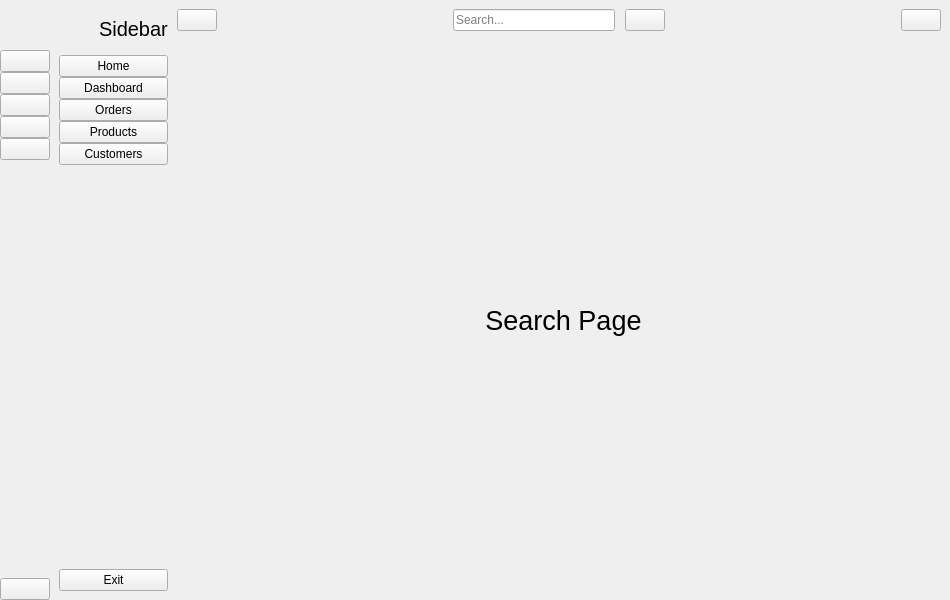
<?xml version="1.0" encoding="UTF-8"?>
<ui version="4.0">
 <class>MainWindow</class>
 <widget class="QMainWindow" name="MainWindow">
  <property name="geometry">
   <rect>
    <x>0</x>
    <y>0</y>
    <width>950</width>
    <height>600</height>
   </rect>
  </property>
  <property name="windowTitle">
   <string>MainWindow</string>
  </property>
  <widget class="QWidget" name="centralwidget">
   <layout class="QGridLayout" name="gridLayout">
    <property name="leftMargin">
     <number>0</number>
    </property>
    <property name="topMargin">
     <number>0</number>
    </property>
    <property name="rightMargin">
     <number>0</number>
    </property>
    <property name="bottomMargin">
     <number>0</number>
    </property>
    <property name="spacing">
     <number>0</number>
    </property>
    <item row="0" column="0">
     <widget class="QWidget" name="icon_only_widget" native="true">
      <layout class="QVBoxLayout" name="verticalLayout_3">
       <property name="spacing">
        <number>0</number>
       </property>
       <property name="leftMargin">
        <number>0</number>
       </property>
       <property name="topMargin">
        <number>0</number>
       </property>
       <property name="rightMargin">
        <number>0</number>
       </property>
       <property name="bottomMargin">
        <number>0</number>
       </property>
       <item>
        <layout class="QHBoxLayout" name="horizontalLayout_3">
         <item>
          <widget class="QLabel" name="logo_label_1">
           <property name="minimumSize">
            <size>
             <width>50</width>
             <height>50</height>
            </size>
           </property>
           <property name="maximumSize">
            <size>
             <width>50</width>
             <height>50</height>
            </size>
           </property>
           <property name="text">
            <string/>
           </property>
           <property name="pixmap">
            <pixmap resource="resource.qrc">:/icon/icon/Logo.png</pixmap>
           </property>
           <property name="scaledContents">
            <bool>true</bool>
           </property>
          </widget>
         </item>
        </layout>
       </item>
       <item>
        <layout class="QVBoxLayout" name="verticalLayout">
         <property name="spacing">
          <number>0</number>
         </property>
         <item>
          <widget class="QPushButton" name="home_btn_1">
           <property name="text">
            <string/>
           </property>
           <property name="icon">
            <iconset resource="resource.qrc">
             <normaloff>:/icon/icon/home-4-32.ico</normaloff>
             <normalon>:/icon/icon/home-4-48.ico</normalon>:/icon/icon/home-4-32.ico</iconset>
           </property>
           <property name="iconSize">
            <size>
             <width>20</width>
             <height>20</height>
            </size>
           </property>
           <property name="checkable">
            <bool>true</bool>
           </property>
           <property name="autoExclusive">
            <bool>true</bool>
           </property>
          </widget>
         </item>
         <item>
          <widget class="QPushButton" name="dashborad_btn_1">
           <property name="text">
            <string/>
           </property>
           <property name="icon">
            <iconset resource="resource.qrc">
             <normaloff>:/icon/icon/dashboard-5-32.ico</normaloff>
             <normalon>:/icon/icon/dashboard-5-48.ico</normalon>:/icon/icon/dashboard-5-32.ico</iconset>
           </property>
           <property name="iconSize">
            <size>
             <width>20</width>
             <height>20</height>
            </size>
           </property>
           <property name="checkable">
            <bool>true</bool>
           </property>
           <property name="autoExclusive">
            <bool>true</bool>
           </property>
          </widget>
         </item>
         <item>
          <widget class="QPushButton" name="orders_btn_1">
           <property name="text">
            <string/>
           </property>
           <property name="icon">
            <iconset resource="resource.qrc">
             <normaloff>:/icon/icon/activity-feed-32.ico</normaloff>
             <normalon>:/icon/icon/activity-feed-48.ico</normalon>:/icon/icon/activity-feed-32.ico</iconset>
           </property>
           <property name="iconSize">
            <size>
             <width>20</width>
             <height>20</height>
            </size>
           </property>
           <property name="checkable">
            <bool>true</bool>
           </property>
           <property name="autoExclusive">
            <bool>true</bool>
           </property>
          </widget>
         </item>
         <item>
          <widget class="QPushButton" name="products_btn_1">
           <property name="text">
            <string/>
           </property>
           <property name="icon">
            <iconset resource="resource.qrc">
             <normaloff>:/icon/icon/product-32.ico</normaloff>
             <normalon>:/icon/icon/product-48.ico</normalon>:/icon/icon/product-32.ico</iconset>
           </property>
           <property name="iconSize">
            <size>
             <width>20</width>
             <height>20</height>
            </size>
           </property>
           <property name="checkable">
            <bool>true</bool>
           </property>
           <property name="autoExclusive">
            <bool>true</bool>
           </property>
          </widget>
         </item>
         <item>
          <widget class="QPushButton" name="customers_btn_1">
           <property name="text">
            <string/>
           </property>
           <property name="icon">
            <iconset resource="resource.qrc">
             <normaloff>:/icon/icon/group-32.ico</normaloff>
             <normalon>:/icon/icon/group-48.ico</normalon>:/icon/icon/group-32.ico</iconset>
           </property>
           <property name="iconSize">
            <size>
             <width>20</width>
             <height>20</height>
            </size>
           </property>
           <property name="checkable">
            <bool>true</bool>
           </property>
           <property name="autoExclusive">
            <bool>true</bool>
           </property>
          </widget>
         </item>
        </layout>
       </item>
       <item>
        <spacer name="verticalSpacer">
         <property name="orientation">
          <enum>Qt::Orientation::Vertical</enum>
         </property>
         <property name="sizeHint" stdset="0">
          <size>
           <width>20</width>
           <height>375</height>
          </size>
         </property>
        </spacer>
       </item>
       <item>
        <widget class="QPushButton" name="exit_btn_1">
         <property name="text">
          <string/>
         </property>
         <property name="icon">
          <iconset resource="resource.qrc">
           <normaloff>:/icon/icon/close-window-64.ico</normaloff>:/icon/icon/close-window-64.ico</iconset>
         </property>
         <property name="iconSize">
          <size>
           <width>20</width>
           <height>20</height>
          </size>
         </property>
        </widget>
       </item>
      </layout>
     </widget>
    </item>
    <item row="0" column="1">
     <widget class="QWidget" name="full_menu_widget" native="true">
      <layout class="QVBoxLayout" name="verticalLayout_4">
       <item>
        <layout class="QHBoxLayout" name="horizontalLayout_2">
         <property name="spacing">
          <number>0</number>
         </property>
         <item>
          <widget class="QLabel" name="logo_label_2">
           <property name="minimumSize">
            <size>
             <width>40</width>
             <height>40</height>
            </size>
           </property>
           <property name="maximumSize">
            <size>
             <width>40</width>
             <height>40</height>
            </size>
           </property>
           <property name="text">
            <string/>
           </property>
           <property name="pixmap">
            <pixmap resource="resource.qrc">:/icon/icon/Logo.png</pixmap>
           </property>
           <property name="scaledContents">
            <bool>true</bool>
           </property>
          </widget>
         </item>
         <item>
          <widget class="QLabel" name="logo_label_3">
           <property name="font">
            <font>
             <pointsize>15</pointsize>
            </font>
           </property>
           <property name="text">
            <string>Sidebar</string>
           </property>
          </widget>
         </item>
        </layout>
       </item>
       <item>
        <layout class="QVBoxLayout" name="verticalLayout_2">
         <property name="spacing">
          <number>0</number>
         </property>
         <item>
          <widget class="QPushButton" name="home_btn_2">
           <property name="text">
            <string>Home</string>
           </property>
           <property name="icon">
            <iconset resource="resource.qrc">
             <normaloff>:/icon/icon/home-4-32.ico</normaloff>
             <normalon>:/icon/icon/home-4-48.ico</normalon>:/icon/icon/home-4-32.ico</iconset>
           </property>
           <property name="iconSize">
            <size>
             <width>14</width>
             <height>14</height>
            </size>
           </property>
           <property name="checkable">
            <bool>true</bool>
           </property>
           <property name="autoExclusive">
            <bool>true</bool>
           </property>
          </widget>
         </item>
         <item>
          <widget class="QPushButton" name="dashborad_btn_2">
           <property name="text">
            <string>Dashboard</string>
           </property>
           <property name="icon">
            <iconset resource="resource.qrc">
             <normaloff>:/icon/icon/dashboard-5-32.ico</normaloff>
             <normalon>:/icon/icon/dashboard-5-48.ico</normalon>:/icon/icon/dashboard-5-32.ico</iconset>
           </property>
           <property name="iconSize">
            <size>
             <width>14</width>
             <height>14</height>
            </size>
           </property>
           <property name="checkable">
            <bool>true</bool>
           </property>
           <property name="autoExclusive">
            <bool>true</bool>
           </property>
          </widget>
         </item>
         <item>
          <widget class="QPushButton" name="orders_btn_2">
           <property name="text">
            <string>Orders</string>
           </property>
           <property name="icon">
            <iconset resource="resource.qrc">
             <normaloff>:/icon/icon/activity-feed-32.ico</normaloff>
             <normalon>:/icon/icon/activity-feed-48.ico</normalon>:/icon/icon/activity-feed-32.ico</iconset>
           </property>
           <property name="iconSize">
            <size>
             <width>14</width>
             <height>14</height>
            </size>
           </property>
           <property name="checkable">
            <bool>true</bool>
           </property>
           <property name="autoExclusive">
            <bool>true</bool>
           </property>
          </widget>
         </item>
         <item>
          <widget class="QPushButton" name="products_btn_2">
           <property name="text">
            <string>Products</string>
           </property>
           <property name="icon">
            <iconset resource="resource.qrc">
             <normaloff>:/icon/icon/product-32.ico</normaloff>
             <normalon>:/icon/icon/product-48.ico</normalon>:/icon/icon/product-32.ico</iconset>
           </property>
           <property name="iconSize">
            <size>
             <width>14</width>
             <height>14</height>
            </size>
           </property>
           <property name="checkable">
            <bool>true</bool>
           </property>
           <property name="autoExclusive">
            <bool>true</bool>
           </property>
          </widget>
         </item>
         <item>
          <widget class="QPushButton" name="customers_btn_2">
           <property name="text">
            <string>Customers</string>
           </property>
           <property name="icon">
            <iconset resource="resource.qrc">
             <normaloff>:/icon/icon/group-32.ico</normaloff>
             <normalon>:/icon/icon/group-48.ico</normalon>:/icon/icon/group-32.ico</iconset>
           </property>
           <property name="iconSize">
            <size>
             <width>14</width>
             <height>14</height>
            </size>
           </property>
           <property name="checkable">
            <bool>true</bool>
           </property>
           <property name="autoExclusive">
            <bool>true</bool>
           </property>
          </widget>
         </item>
        </layout>
       </item>
       <item>
        <spacer name="verticalSpacer_2">
         <property name="orientation">
          <enum>Qt::Orientation::Vertical</enum>
         </property>
         <property name="sizeHint" stdset="0">
          <size>
           <width>20</width>
           <height>373</height>
          </size>
         </property>
        </spacer>
       </item>
       <item>
        <widget class="QPushButton" name="exit_btn_2">
         <property name="text">
          <string>Exit</string>
         </property>
         <property name="icon">
          <iconset resource="resource.qrc">
           <normaloff>:/icon/icon/close-window-64.ico</normaloff>:/icon/icon/close-window-64.ico</iconset>
         </property>
         <property name="iconSize">
          <size>
           <width>14</width>
           <height>14</height>
          </size>
         </property>
        </widget>
       </item>
      </layout>
     </widget>
    </item>
    <item row="0" column="2">
     <widget class="QWidget" name="widget_3" native="true">
      <layout class="QVBoxLayout" name="verticalLayout_5">
       <property name="spacing">
        <number>0</number>
       </property>
       <property name="leftMargin">
        <number>0</number>
       </property>
       <property name="topMargin">
        <number>0</number>
       </property>
       <property name="rightMargin">
        <number>0</number>
       </property>
       <property name="bottomMargin">
        <number>0</number>
       </property>
       <item>
        <widget class="QWidget" name="widget" native="true">
         <property name="minimumSize">
          <size>
           <width>0</width>
           <height>40</height>
          </size>
         </property>
         <layout class="QHBoxLayout" name="horizontalLayout_4">
          <property name="spacing">
           <number>0</number>
          </property>
          <property name="leftMargin">
           <number>0</number>
          </property>
          <property name="topMargin">
           <number>0</number>
          </property>
          <property name="rightMargin">
           <number>9</number>
          </property>
          <property name="bottomMargin">
           <number>0</number>
          </property>
          <item>
           <widget class="QPushButton" name="change_btn">
            <property name="text">
             <string/>
            </property>
            <property name="icon">
             <iconset resource="resource.qrc">
              <normaloff>:/icon/icon/menu-4-32.ico</normaloff>:/icon/icon/menu-4-32.ico</iconset>
            </property>
            <property name="iconSize">
             <size>
              <width>14</width>
              <height>14</height>
             </size>
            </property>
            <property name="checkable">
             <bool>true</bool>
            </property>
           </widget>
          </item>
          <item>
           <spacer name="horizontalSpacer">
            <property name="orientation">
             <enum>Qt::Orientation::Horizontal</enum>
            </property>
            <property name="sizeHint" stdset="0">
             <size>
              <width>236</width>
              <height>20</height>
             </size>
            </property>
           </spacer>
          </item>
          <item>
           <layout class="QHBoxLayout" name="horizontalLayout">
            <property name="spacing">
             <number>10</number>
            </property>
            <item>
             <widget class="QLineEdit" name="search_input">
              <property name="placeholderText">
               <string>Search...</string>
              </property>
             </widget>
            </item>
            <item>
             <widget class="QPushButton" name="search_btn">
              <property name="text">
               <string/>
              </property>
              <property name="icon">
               <iconset resource="resource.qrc">
                <normaloff>:/icon/icon/search-13-48.ico</normaloff>:/icon/icon/search-13-48.ico</iconset>
              </property>
             </widget>
            </item>
           </layout>
          </item>
          <item>
           <spacer name="horizontalSpacer_2">
            <property name="orientation">
             <enum>Qt::Orientation::Horizontal</enum>
            </property>
            <property name="sizeHint" stdset="0">
             <size>
              <width>236</width>
              <height>20</height>
             </size>
            </property>
           </spacer>
          </item>
          <item>
           <widget class="QPushButton" name="user_btn">
            <property name="text">
             <string/>
            </property>
            <property name="icon">
             <iconset resource="resource.qrc">
              <normaloff>:/icon/icon/user-48.ico</normaloff>:/icon/icon/user-48.ico</iconset>
            </property>
           </widget>
          </item>
         </layout>
        </widget>
       </item>
       <item>
        <widget class="QStackedWidget" name="stackedWidget">
         <property name="currentIndex">
          <number>5</number>
         </property>
         <widget class="QWidget" name="page">
          <layout class="QGridLayout" name="gridLayout_2">
           <item row="0" column="0">
            <widget class="QLabel" name="label_4">
             <property name="font">
              <font>
               <pointsize>20</pointsize>
              </font>
             </property>
             <property name="text">
              <string>Home Page</string>
             </property>
             <property name="alignment">
              <set>Qt::AlignmentFlag::AlignCenter</set>
             </property>
            </widget>
           </item>
          </layout>
         </widget>
         <widget class="QWidget" name="page_2">
          <layout class="QGridLayout" name="gridLayout_3">
           <item row="0" column="0">
            <widget class="QLabel" name="label_5">
             <property name="font">
              <font>
               <pointsize>20</pointsize>
              </font>
             </property>
             <property name="text">
              <string>Dashboard Page</string>
             </property>
             <property name="alignment">
              <set>Qt::AlignmentFlag::AlignCenter</set>
             </property>
            </widget>
           </item>
          </layout>
         </widget>
         <widget class="QWidget" name="page_3">
          <layout class="QGridLayout" name="gridLayout_4">
           <item row="0" column="0">
            <widget class="QLabel" name="label_6">
             <property name="font">
              <font>
               <pointsize>20</pointsize>
              </font>
             </property>
             <property name="text">
              <string>Orders Page</string>
             </property>
             <property name="alignment">
              <set>Qt::AlignmentFlag::AlignCenter</set>
             </property>
            </widget>
           </item>
          </layout>
         </widget>
         <widget class="QWidget" name="page_4">
          <layout class="QGridLayout" name="gridLayout_5">
           <item row="0" column="0">
            <widget class="QLabel" name="label_7">
             <property name="font">
              <font>
               <pointsize>20</pointsize>
              </font>
             </property>
             <property name="text">
              <string>Product Page</string>
             </property>
             <property name="alignment">
              <set>Qt::AlignmentFlag::AlignCenter</set>
             </property>
            </widget>
           </item>
          </layout>
         </widget>
         <widget class="QWidget" name="page_5">
          <layout class="QGridLayout" name="gridLayout_6">
           <item row="0" column="0">
            <widget class="QLabel" name="label_8">
             <property name="font">
              <font>
               <pointsize>20</pointsize>
              </font>
             </property>
             <property name="text">
              <string>Customers Page</string>
             </property>
             <property name="alignment">
              <set>Qt::AlignmentFlag::AlignCenter</set>
             </property>
            </widget>
           </item>
          </layout>
         </widget>
         <widget class="QWidget" name="page_6">
          <layout class="QGridLayout" name="gridLayout_7">
           <item row="0" column="0">
            <widget class="QLabel" name="label_9">
             <property name="font">
              <font>
               <pointsize>20</pointsize>
              </font>
             </property>
             <property name="text">
              <string>Search Page</string>
             </property>
             <property name="alignment">
              <set>Qt::AlignmentFlag::AlignCenter</set>
             </property>
            </widget>
           </item>
          </layout>
         </widget>
         <widget class="QWidget" name="page_7">
          <layout class="QGridLayout" name="gridLayout_8">
           <item row="0" column="0">
            <widget class="QLabel" name="label_10">
             <property name="font">
              <font>
               <pointsize>20</pointsize>
              </font>
             </property>
             <property name="text">
              <string>User Page</string>
             </property>
             <property name="alignment">
              <set>Qt::AlignmentFlag::AlignCenter</set>
             </property>
            </widget>
           </item>
          </layout>
         </widget>
        </widget>
       </item>
      </layout>
     </widget>
    </item>
   </layout>
  </widget>
 </widget>
 <resources>
  <include location="resource.qrc"/>
  <include location="../../.designer/backup/resource.qrc"/>
 </resources>
 <connections>
  <connection>
   <sender>change_btn</sender>
   <signal>toggled(bool)</signal>
   <receiver>icon_only_widget</receiver>
   <slot>setVisible(bool)</slot>
   <hints>
    <hint type="sourcelabel">
     <x>197</x>
     <y>23</y>
    </hint>
    <hint type="destinationlabel">
     <x>50</x>
     <y>362</y>
    </hint>
   </hints>
  </connection>
  <connection>
   <sender>change_btn</sender>
   <signal>toggled(bool)</signal>
   <receiver>full_menu_widget</receiver>
   <slot>setHidden(bool)</slot>
   <hints>
    <hint type="sourcelabel">
     <x>188</x>
     <y>25</y>
    </hint>
    <hint type="destinationlabel">
     <x>173</x>
     <y>257</y>
    </hint>
   </hints>
  </connection>
  <connection>
   <sender>home_btn_1</sender>
   <signal>toggled(bool)</signal>
   <receiver>home_btn_2</receiver>
   <slot>setChecked(bool)</slot>
   <hints>
    <hint type="sourcelabel">
     <x>27</x>
     <y>69</y>
    </hint>
    <hint type="destinationlabel">
     <x>72</x>
     <y>76</y>
    </hint>
   </hints>
  </connection>
  <connection>
   <sender>dashborad_btn_1</sender>
   <signal>toggled(bool)</signal>
   <receiver>dashborad_btn_2</receiver>
   <slot>setChecked(bool)</slot>
   <hints>
    <hint type="sourcelabel">
     <x>33</x>
     <y>100</y>
    </hint>
    <hint type="destinationlabel">
     <x>67</x>
     <y>99</y>
    </hint>
   </hints>
  </connection>
  <connection>
   <sender>orders_btn_1</sender>
   <signal>toggled(bool)</signal>
   <receiver>orders_btn_2</receiver>
   <slot>setChecked(bool)</slot>
   <hints>
    <hint type="sourcelabel">
     <x>33</x>
     <y>123</y>
    </hint>
    <hint type="destinationlabel">
     <x>69</x>
     <y>125</y>
    </hint>
   </hints>
  </connection>
  <connection>
   <sender>products_btn_1</sender>
   <signal>toggled(bool)</signal>
   <receiver>products_btn_2</receiver>
   <slot>setChecked(bool)</slot>
   <hints>
    <hint type="sourcelabel">
     <x>24</x>
     <y>148</y>
    </hint>
    <hint type="destinationlabel">
     <x>72</x>
     <y>148</y>
    </hint>
   </hints>
  </connection>
  <connection>
   <sender>customers_btn_1</sender>
   <signal>toggled(bool)</signal>
   <receiver>customers_btn_2</receiver>
   <slot>setChecked(bool)</slot>
   <hints>
    <hint type="sourcelabel">
     <x>33</x>
     <y>177</y>
    </hint>
    <hint type="destinationlabel">
     <x>67</x>
     <y>172</y>
    </hint>
   </hints>
  </connection>
  <connection>
   <sender>home_btn_2</sender>
   <signal>toggled(bool)</signal>
   <receiver>home_btn_1</receiver>
   <slot>setChecked(bool)</slot>
   <hints>
    <hint type="sourcelabel">
     <x>70</x>
     <y>63</y>
    </hint>
    <hint type="destinationlabel">
     <x>41</x>
     <y>60</y>
    </hint>
   </hints>
  </connection>
  <connection>
   <sender>dashborad_btn_2</sender>
   <signal>toggled(bool)</signal>
   <receiver>dashborad_btn_1</receiver>
   <slot>setChecked(bool)</slot>
   <hints>
    <hint type="sourcelabel">
     <x>160</x>
     <y>99</y>
    </hint>
    <hint type="destinationlabel">
     <x>26</x>
     <y>90</y>
    </hint>
   </hints>
  </connection>
  <connection>
   <sender>orders_btn_2</sender>
   <signal>toggled(bool)</signal>
   <receiver>orders_btn_1</receiver>
   <slot>setChecked(bool)</slot>
   <hints>
    <hint type="sourcelabel">
     <x>143</x>
     <y>112</y>
    </hint>
    <hint type="destinationlabel">
     <x>39</x>
     <y>114</y>
    </hint>
   </hints>
  </connection>
  <connection>
   <sender>products_btn_2</sender>
   <signal>toggled(bool)</signal>
   <receiver>products_btn_1</receiver>
   <slot>setChecked(bool)</slot>
   <hints>
    <hint type="sourcelabel">
     <x>162</x>
     <y>142</y>
    </hint>
    <hint type="destinationlabel">
     <x>43</x>
     <y>144</y>
    </hint>
   </hints>
  </connection>
  <connection>
   <sender>customers_btn_2</sender>
   <signal>toggled(bool)</signal>
   <receiver>customers_btn_1</receiver>
   <slot>setChecked(bool)</slot>
   <hints>
    <hint type="sourcelabel">
     <x>162</x>
     <y>163</y>
    </hint>
    <hint type="destinationlabel">
     <x>39</x>
     <y>184</y>
    </hint>
   </hints>
  </connection>
  <connection>
   <sender>exit_btn_2</sender>
   <signal>clicked()</signal>
   <receiver>MainWindow</receiver>
   <slot>close()</slot>
   <hints>
    <hint type="sourcelabel">
     <x>126</x>
     <y>584</y>
    </hint>
    <hint type="destinationlabel">
     <x>284</x>
     <y>606</y>
    </hint>
   </hints>
  </connection>
  <connection>
   <sender>exit_btn_1</sender>
   <signal>clicked()</signal>
   <receiver>MainWindow</receiver>
   <slot>close()</slot>
   <hints>
    <hint type="sourcelabel">
     <x>34</x>
     <y>592</y>
    </hint>
    <hint type="destinationlabel">
     <x>47</x>
     <y>626</y>
    </hint>
   </hints>
  </connection>
 </connections>
</ui>
